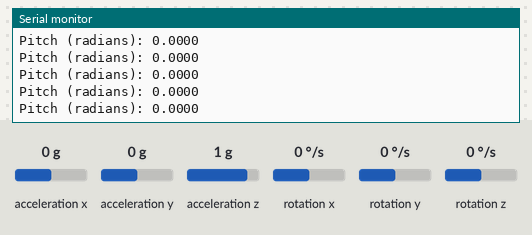
Recording of a sketch running on a simulated Arduino Uno, built with avr-gcc and run on an emulated ATmega328P. Shown: the last lines printed to the serial monitor. The test bench sets the inputs (shaded band); at power-on: acceleration z 1 g, acceleration x 0 g, acceleration y 0 g, rotation x 0 °/s, rotation y 0 °/s, rotation z 0 °/s.

Above: at 1.2 s.
1.3 s: acceleration z set to 0 g
At 1.45 s:
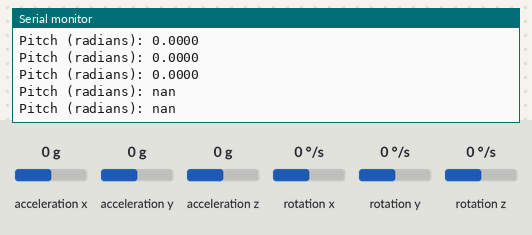
3.2 s: acceleration x set to -1.4 g
At 3.29 s:
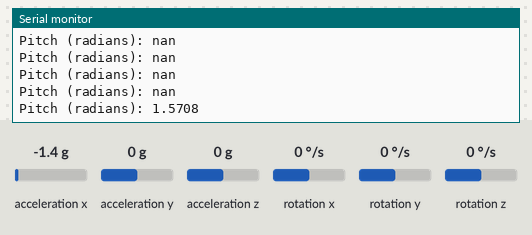
4.7 s: acceleration y set to -1.4 g
At 4.73 s:
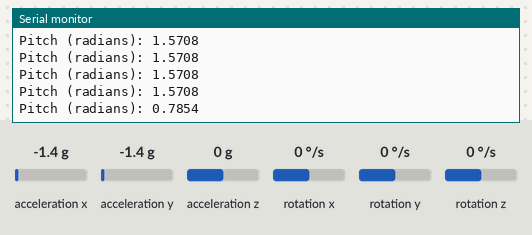
Timing chart, 0 to 7.7 s (numbered marks = the images above; inputs shaded):
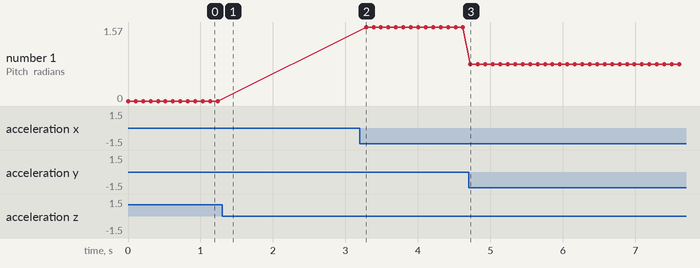

The sketch:

Gyro_Pitch_Rad.ino
```cpp
#include <Wire.h>
#include <MPU6050.h>

// Create an MPU6050 object
MPU6050 mpu;

// Variable to hold the pitch angle
float pitch;

void setup() {
  // Initialize serial communication
  Serial.begin(57600);
  Wire.begin();

  // Initialize MPU6050
  mpu.initialize();
  if (!mpu.testConnection()) {
    Serial.println("MPU6050 connection failed!");
    while (1);
  }

  Serial.println("MPU6050 initialized.");
}

void loop() {
  // Read accelerometer data
  int16_t ax, ay, az;
  mpu.getAcceleration(&ax, &ay, &az);

  // Convert raw accelerometer data to g (gravity units)
  float ax_g = ax / 16384.0; // MPU6050 has a sensitivity of 16384 LSB/g
  float ay_g = ay / 16384.0;
  float az_g = az / 16384.0;

  // Calculate pitch (in radians)
  pitch = atan(-ax_g / sqrt(ay_g * ay_g + az_g * az_g));

  // Print the pitch angle
  Serial.print("Pitch (radians): ");
  Serial.println(pitch, 4);

  delay(100);
}
```

Measured:
- after the input at 1.3 s, the serial monitor: prints a new line at once (image 1)
- after the input at 3.2 s, the serial monitor: prints a new line after 0.09 s (image 2)
- after the input at 4.7 s, the serial monitor: prints a new line at once (image 3)
- plotted number 1: 0 → 1.57 after the input at 3.2 s, 1.57 → 0.79 after the input at 4.7 s
